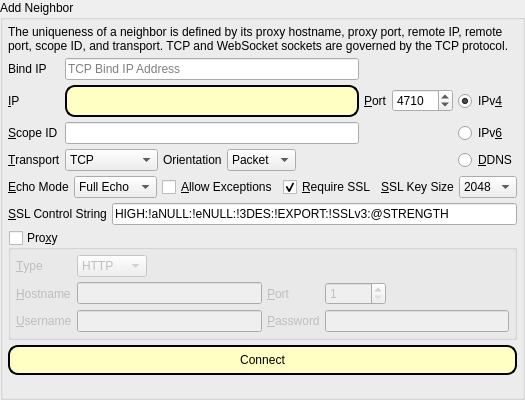
              <widget class="QSplitter" name="splitter_3">
               <property name="styleSheet">
                <string notr="true"/>
               </property>
               <property name="frameShape">
                <enum>QFrame::NoFrame</enum>
               </property>
               <property name="frameShadow">
                <enum>QFrame::Plain</enum>
               </property>
               <property name="lineWidth">
                <number>1</number>
               </property>
               <property name="orientation">
                <enum>Qt::Vertical</enum>
               </property>
               <property name="childrenCollapsible">
                <bool>false</bool>
               </property>
               <widget class="QWidget" name="layoutWidget1b">
                <layout class="QHBoxLayout" name="horizontalLayout_2">
                 <property name="spacing">
                  <number>5</number>
                 </property>
                 <item>
                  <widget class="QGroupBox" name="groupBox_addip_2">
                   <property name="title">
                    <string>Add Neighbor</string>
                   </property>
                   <layout class="QVBoxLayout" name="verticalLayout_21">
                    <property name="spacing">
                     <number>5</number>
                    </property>
                    <property name="leftMargin">
                     <number>5</number>
                    </property>
                    <property name="topMargin">
                     <number>5</number>
                    </property>
                    <property name="rightMargin">
                     <number>5</number>
                    </property>
                    <property name="bottomMargin">
                     <number>5</number>
                    </property>
                    <item>
                     <widget class="QLabel" name="label_23">
                      <property name="text">
                       <string>The uniqueness of a neighbor is defined by its proxy hostname, proxy port, remote IP, remote port, scope ID, and transport. TCP and WebSocket sockets are governed by the TCP protocol.</string>
                      </property>
                      <property name="wordWrap">
                       <bool>true</bool>
                      </property>
                     </widget>
                    </item>
                    <item>
                     <layout class="QGridLayout" name="gridLayout_3">
                      <property name="spacing">
                       <number>5</number>
                      </property>
                      <item row="2" column="1">
                       <widget class="QLineEdit" name="neighborScopeId"/>
                      </item>
                      <item row="1" column="4">
                       <widget class="QRadioButton" name="ipv4Neighbor">
                        <property name="sizePolicy">
                         <sizepolicy hsizetype="Minimum" vsizetype="Preferred">
                          <horstretch>0</horstretch>
                          <verstretch>0</verstretch>
                         </sizepolicy>
                        </property>
                        <property name="layoutDirection">
                         <enum>Qt::LeftToRight</enum>
                        </property>
                        <property name="text">
                         <string>IPv&amp;4</string>
                        </property>
                        <property name="checked">
                         <bool>true</bool>
                        </property>
                       </widget>
                      </item>
                      <item row="1" column="2">
                       <widget class="QLabel" name="label_13">
                        <property name="sizePolicy">
                         <sizepolicy hsizetype="Minimum" vsizetype="Preferred">
                          <horstretch>0</horstretch>
                          <verstretch>0</verstretch>
                         </sizepolicy>
                        </property>
                        <property name="layoutDirection">
                         <enum>Qt::RightToLeft</enum>
                        </property>
                        <property name="text">
                         <string>&amp;Port</string>
                        </property>
                        <property name="buddy">
                         <cstring>neighborPort</cstring>
                        </property>
                       </widget>
                      </item>
                      <item row="1" column="3">
                       <widget class="QSpinBox" name="neighborPort">
                        <property name="minimum">
                         <number>1</number>
                        </property>
                        <property name="maximum">
                         <number>65535</number>
                        </property>
                        <property name="value">
                         <number>4710</number>
                        </property>
                       </widget>
                      </item>
                      <item row="3" column="0">
                       <widget class="QLabel" name="label_66">
                        <property name="text">
                         <string>&amp;Transport</string>
                        </property>
                        <property name="buddy">
                         <cstring>neighborTransport</cstring>
                        </property>
                       </widget>
                      </item>
                      <item row="1" column="1">
                       <widget class="QLineEdit" name="neighborIP">
                        <property name="styleSheet">
                         <string notr="true">QLineEdit#neighborIP {
     background-color: rgb(255, 255, 195);
     border-style: outset;
     border-width: 2px;
     border-radius: 10px;
     border-color: black;
     min-width: 10em;
     padding: 6px;
 }

</string>
                        </property>
                       </widget>
                      </item>
                      <item row="2" column="0">
                       <widget class="QLabel" name="neighborScopeIdLabel">
                        <property name="text">
                         <string>&amp;Scope ID</string>
                        </property>
                        <property name="buddy">
                         <cstring>neighborScopeId</cstring>
                        </property>
                       </widget>
                      </item>
                      <item row="3" column="1">
                       <layout class="QHBoxLayout" name="horizontalLayout_60">
                        <property name="spacing">
                         <number>5</number>
                        </property>
                        <item>
                         <widget class="QComboBox" name="neighborTransport">
                          <property name="currentIndex">
                           <number>2</number>
                          </property>
                          <property name="sizeAdjustPolicy">
                           <enum>QComboBox::AdjustToContents</enum>
                          </property>
                          <item>
                           <property name="text">
                            <string>Bluetooth</string>
                           </property>
                          </item>
                          <item>
                           <property name="text">
                            <string>SCTP</string>
                           </property>
                          </item>
                          <item>
                           <property name="text">
                            <string>TCP</string>
                           </property>
                          </item>
                          <item>
                           <property name="text">
                            <string>UDP</string>
                           </property>
                          </item>
                          <item>
                           <property name="text">
                            <string>WebSocket</string>
                           </property>
                          </item>
                         </widget>
                        </item>
                        <item>
                         <widget class="QLabel" name="label_70">
                          <property name="text">
                           <string>Orientation</string>
                          </property>
                         </widget>
                        </item>
                        <item>
                         <widget class="QComboBox" name="neighborOrientation">
                          <property name="sizeAdjustPolicy">
                           <enum>QComboBox::AdjustToContents</enum>
                          </property>
                          <item>
                           <property name="text">
                            <string>Packet</string>
                           </property>
                          </item>
                          <item>
                           <property name="text">
                            <string>Stream</string>
                           </property>
                          </item>
                         </widget>
                        </item>
                        <item>
                         <spacer name="horizontalSpacer_50">
                          <property name="orientation">
                           <enum>Qt::Horizontal</enum>
                          </property>
                          <property name="sizeHint" stdset="0">
                           <size>
                            <width>40</width>
                            <height>20</height>
                           </size>
                          </property>
                         </spacer>
                        </item>
                       </layout>
                      </item>
                      <item row="1" column="0">
                       <widget class="QLabel" name="label_24">
                        <property name="sizePolicy">
                         <sizepolicy hsizetype="Minimum" vsizetype="Preferred">
                          <horstretch>0</horstretch>
                          <verstretch>0</verstretch>
                         </sizepolicy>
                        </property>
                        <property name="layoutDirection">
                         <enum>Qt::RightToLeft</enum>
                        </property>
                        <property name="text">
                         <string>&amp;IP</string>
                        </property>
                        <property name="buddy">
                         <cstring>neighborIP</cstring>
                        </property>
                       </widget>
                      </item>
                      <item row="2" column="4">
                       <widget class="QRadioButton" name="ipv6Neighbor">
                        <property name="sizePolicy">
                         <sizepolicy hsizetype="Minimum" vsizetype="Preferred">
                          <horstretch>0</horstretch>
                          <verstretch>0</verstretch>
                         </sizepolicy>
                        </property>
                        <property name="layoutDirection">
                         <enum>Qt::LeftToRight</enum>
                        </property>
                        <property name="text">
                         <string>IPv&amp;6</string>
                        </property>
                       </widget>
                      </item>
                      <item row="3" column="4">
                       <widget class="QRadioButton" name="dynamicdns">
                        <property name="sizePolicy">
                         <sizepolicy hsizetype="Minimum" vsizetype="Preferred">
                          <horstretch>0</horstretch>
                          <verstretch>0</verstretch>
                         </sizepolicy>
                        </property>
                        <property name="toolTip">
                         <string>Dynamic DNS</string>
                        </property>
                        <property name="text">
                         <string>&amp;DDNS</string>
                        </property>
                       </widget>
                      </item>
                      <item row="0" column="0">
                       <widget class="QLabel" name="label_142">
                        <property name="text">
                         <string>Bind IP</string>
                        </property>
                       </widget>
                      </item>
                      <item row="0" column="1">
                       <widget class="QLineEdit" name="bind_ip">
                        <property name="toolTip">
                         <string>&lt;html&gt;&lt;head/&gt;&lt;body&gt;&lt;p&gt;Bind to the specified local IP address. GoldBug will attempt to establish a connection with the remote IP without creating a listening socket. The remote entity must prepare a similar neighbor.&lt;/p&gt;&lt;/body&gt;&lt;/html&gt;</string>
                        </property>
                        <property name="placeholderText">
                         <string>TCP Bind IP Address</string>
                        </property>
                       </widget>
                      </item>
                     </layout>
                    </item>
                    <item>
                     <layout class="QHBoxLayout" name="horizontalLayout_35">
                      <property name="spacing">
                       <number>5</number>
                      </property>
                      <item>
                       <widget class="QLabel" name="label_39">
                        <property name="sizePolicy">
                         <sizepolicy hsizetype="Fixed" vsizetype="Preferred">
                          <horstretch>0</horstretch>
                          <verstretch>0</verstretch>
                         </sizepolicy>
                        </property>
                        <property name="text">
                         <string>&amp;Echo Mode</string>
                        </property>
                        <property name="buddy">
                         <cstring>neighborsEchoMode</cstring>
                        </property>
                       </widget>
                      </item>
                      <item>
                       <widget class="QComboBox" name="neighborsEchoMode">
                        <property name="sizeAdjustPolicy">
                         <enum>QComboBox::AdjustToContents</enum>
                        </property>
                        <item>
                         <property name="text">
                          <string>Full Echo</string>
                         </property>
                        </item>
                        <item>
                         <property name="text">
                          <string>Half Echo</string>
                         </property>
                        </item>
                       </widget>
                      </item>
                      <item>
                       <widget class="QCheckBox" name="addException">
                        <property name="sizePolicy">
                         <sizepolicy hsizetype="Minimum" vsizetype="Preferred">
                          <horstretch>0</horstretch>
                          <verstretch>0</verstretch>
                         </sizepolicy>
                        </property>
                        <property name="toolTip">
                         <string>&lt;html&gt;&lt;head/&gt;&lt;body&gt;&lt;p&gt;GoldBug will record peer certificates during initial connections. Subsequent connections will cause GoldBug to inspect peer certificates. If there are discrepancies between recorded certificates and transmitted certificates, GoldBug will sever the connections. Enable this option if you would like GoldBug to ignore discrepancies.&lt;/p&gt;&lt;/body&gt;&lt;/html&gt;</string>
                        </property>
                        <property name="text">
                         <string>&amp;Allow Exceptions</string>
                        </property>
                       </widget>
                      </item>
                      <item>
                       <widget class="QCheckBox" name="requireSsl">
                        <property name="sizePolicy">
                         <sizepolicy hsizetype="Minimum" vsizetype="Preferred">
                          <horstretch>0</horstretch>
                          <verstretch>0</verstretch>
                         </sizepolicy>
                        </property>
                        <property name="toolTip">
                         <string>Require secure connections.</string>
                        </property>
                        <property name="text">
                         <string>&amp;Require SSL</string>
                        </property>
                        <property name="checked">
                         <bool>true</bool>
                        </property>
                       </widget>
                      </item>
                      <item>
                       <widget class="QLabel" name="sslKeySizeLabel">
                        <property name="text">
                         <string>&amp;SSL Key Size</string>
                        </property>
                        <property name="buddy">
                         <cstring>neighborKeySize</cstring>
                        </property>
                       </widget>
                      </item>
                      <item>
                       <widget class="QComboBox" name="neighborKeySize">
                        <property name="sizeAdjustPolicy">
                         <enum>QComboBox::AdjustToContents</enum>
                        </property>
                        <item>
                         <property name="text">
                          <string>2048</string>
                         </property>
                        </item>
                        <item>
                         <property name="text">
                          <string>3072</string>
                         </property>
                        </item>
                        <item>
                         <property name="text">
                          <string>4096</string>
                         </property>
                        </item>
                       </widget>
                      </item>
                     </layout>
                    </item>
                    <item>
                     <layout class="QHBoxLayout" name="horizontalLayout_89">
                      <property name="spacing">
                       <number>5</number>
                      </property>
                      <item>
                       <widget class="QLabel" name="label_78">
                        <property name="text">
                         <string>&amp;SSL Control String</string>
                        </property>
                        <property name="buddy">
                         <cstring>neighborsSslControlString</cstring>
                        </property>
                       </widget>
                      </item>
                      <item>
                       <widget class="QLineEdit" name="neighborsSslControlString">
                        <property name="text">
                         <string>HIGH:!aNULL:!eNULL:!3DES:!EXPORT:!SSLv3:@STRENGTH</string>
                        </property>
                       </widget>
                      </item>
                     </layout>
                    </item>
                    <item>
                     <widget class="QGroupBox" name="proxy">
                      <property name="title">
                       <string>Pro&amp;xy</string>
                      </property>
                      <property name="checkable">
                       <bool>true</bool>
                      </property>
                      <property name="checked">
                       <bool>false</bool>
                      </property>
                      <layout class="QGridLayout" name="gridLayout_5">
                       <property name="leftMargin">
                        <number>5</number>
                       </property>
                       <property name="topMargin">
                        <number>5</number>
                       </property>
                       <property name="rightMargin">
                        <number>5</number>
                       </property>
                       <property name="bottomMargin">
                        <number>5</number>
                       </property>
                       <property name="spacing">
                        <number>5</number>
                       </property>
                       <item row="1" column="0">
                        <widget class="QLabel" name="label_7">
                         <property name="text">
                          <string>&amp;Hostname</string>
                         </property>
                         <property name="buddy">
                          <cstring>proxyHostname</cstring>
                         </property>
                        </widget>
                       </item>
                       <item row="2" column="0">
                        <widget class="QLabel" name="label_19">
                         <property name="text">
                          <string>&amp;Username</string>
                         </property>
                         <property name="buddy">
                          <cstring>proxyUsername</cstring>
                         </property>
                        </widget>
                       </item>
                       <item row="1" column="3">
                        <layout class="QHBoxLayout" name="horizontalLayout_39">
                         <property name="spacing">
                          <number>5</number>
                         </property>
                         <item>
                          <widget class="QSpinBox" name="proxyPort">
                           <property name="minimum">
                            <number>1</number>
                           </property>
                           <property name="maximum">
                            <number>65535</number>
                           </property>
                          </widget>
                         </item>
                         <item>
                          <spacer name="horizontalSpacer_29">
                           <property name="orientation">
                            <enum>Qt::Horizontal</enum>
                           </property>
                           <property name="sizeHint" stdset="0">
                            <size>
                             <width>40</width>
                             <height>20</height>
                            </size>
                           </property>
                          </spacer>
                         </item>
                        </layout>
                       </item>
                       <item row="0" column="1">
                        <layout class="QHBoxLayout" name="horizontalLayout_29">
                         <property name="spacing">
                          <number>5</number>
                         </property>
                         <item>
                          <widget class="QComboBox" name="proxyType">
                           <property name="sizeAdjustPolicy">
                            <enum>QComboBox::AdjustToContents</enum>
                           </property>
                           <item>
                            <property name="text">
                             <string>HTTP</string>
                            </property>
                           </item>
                           <item>
                            <property name="text">
                             <string>Socks5</string>
                            </property>
                           </item>
                           <item>
                            <property name="text">
                             <string>System</string>
                            </property>
                           </item>
                          </widget>
                         </item>
                         <item>
                          <spacer name="horizontalSpacer_28">
                           <property name="orientation">
                            <enum>Qt::Horizontal</enum>
                           </property>
                           <property name="sizeHint" stdset="0">
                            <size>
                             <width>40</width>
                             <height>20</height>
                            </size>
                           </property>
                          </spacer>
                         </item>
                        </layout>
                       </item>
                       <item row="0" column="0">
                        <widget class="QLabel" name="label_3">
                         <property name="text">
                          <string>&amp;Type</string>
                         </property>
                         <property name="buddy">
                          <cstring>proxyType</cstring>
                         </property>
                        </widget>
                       </item>
                       <item row="1" column="1">
                        <widget class="QLineEdit" name="proxyHostname"/>
                       </item>
                       <item row="2" column="3">
                        <widget class="QLineEdit" name="proxyPassword">
                         <property name="text">
                          <string/>
                         </property>
                         <property name="echoMode">
                          <enum>QLineEdit::Password</enum>
                         </property>
                        </widget>
                       </item>
                       <item row="2" column="2">
                        <widget class="QLabel" name="label_20">
                         <property name="text">
                          <string>&amp;Password</string>
                         </property>
                         <property name="buddy">
                          <cstring>proxyPassword</cstring>
                         </property>
                        </widget>
                       </item>
                       <item row="2" column="1">
                        <widget class="QLineEdit" name="proxyUsername"/>
                       </item>
                       <item row="1" column="2">
                        <widget class="QLabel" name="label_8">
                         <property name="text">
                          <string>&amp;Port</string>
                         </property>
                         <property name="buddy">
                          <cstring>proxyPort</cstring>
                         </property>
                        </widget>
                       </item>
                      </layout>
                     </widget>
                    </item>
                    <item>
                     <layout class="QHBoxLayout" name="horizontalLayout_6">
                      <property name="spacing">
                       <number>5</number>
                      </property>
                      <item>
                       <widget class="QPushButton" name="addNeighbor">
                        <property name="styleSheet">
                         <string notr="true">QPushButton#addNeighbor {
     background-color: rgb(255, 255, 195);
     border-style: outset;
     border-width: 2px;
     border-radius: 10px;
     border-color: black;
     min-width: 10em;
     padding: 6px;
 }


QPushButton#addNeighbor:hover { 
background-color: qlineargradient(x1: 0, y1: 0, x2: 0, y2: 1,
                                   stop: 0 rgb(254,229,172), stop: 1 #FFFFFF);
background-position: top center; } 



QPushButton#addNeighbor:pressed {
     background-color: darkgray;
     border-style: inset;
 }

</string>
                        </property>
                        <property name="text">
                         <string>Connect</string>
                        </property>
                        <property name="iconSize">
                         <size>
                          <width>40</width>
                          <height>40</height>
                         </size>
                        </property>
                       </widget>
                      </item>
                     </layout>
                    </item>
                    <item>
                     <spacer name="verticalSpacer_8">
                      <property name="orientation">
                       <enum>Qt::Vertical</enum>
                      </property>
                      <property name="sizeHint" stdset="0">
                       <size>
                        <width>20</width>
                        <height>40</height>
                       </size>
                      </property>
                     </spacer>
                    </item>
                   </layout>
                  </widget>
                 </item>
                </layout>
               </widget>
              </widget>
